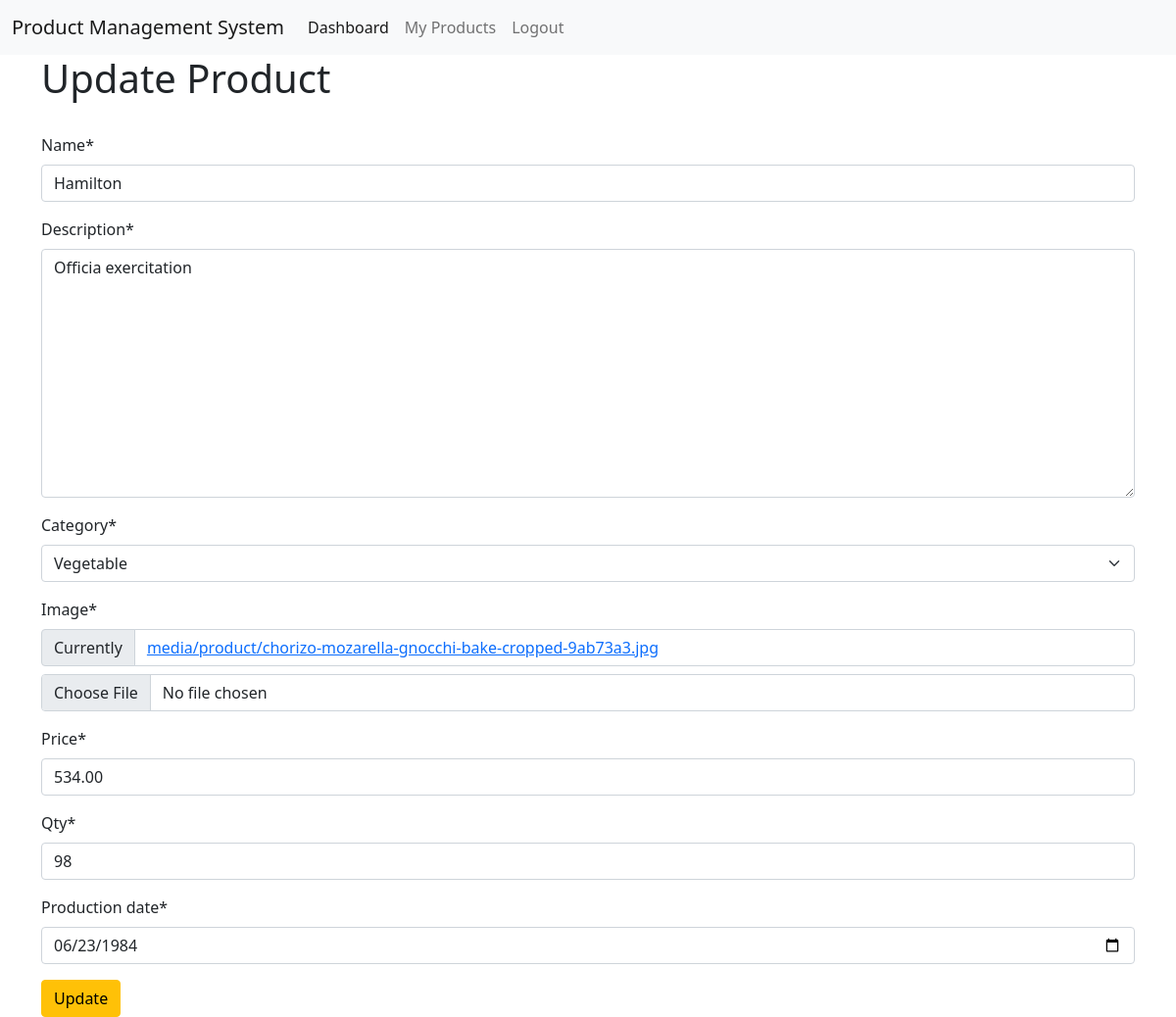
/update-product/1 (signed in), run on the app's committed database.
### product_app/models.py (models this page shows, shortened)
class ProductModel(models.Model):
    CATEGORY_TYPES =[
        ('Vegetable','Vegetable'),
        ('Fishes','Fishes'),
        ('Fruits','Fruits'),
    ]
    name = models.CharField(max_length=100,null=True)
    description = models.TextField(null=True)
    category = models.CharField(choices=CATEGORY_TYPES,max_length=20,null=True)
    image = models.ImageField(upload_to='media/product',null=True)
    price = models.DecimalField(max_digits=20,decimal_places=2,null=True)
    qty = models.PositiveIntegerField(null=True)
    total_amount = models.FloatField(null=True)
    production_date = models.DateField(null=True)
    created_by = models.ForeignKey(
        ProductUserModel,
        on_delete=models.CASCADE,
        related_name='products',
        null=True)

### product_app/views.py (the view)
# urls.py: path('update-product/<str:p_id>',update_product, name='update_product'),
@login_required
def update_product(request,p_id):
    if request.method == 'POST':
        product = ProductModel.objects.get(id = p_id )
        p_data = ProductForm(request.POST,request.FILES,instance = product)
        if p_data.is_valid():
            product= p_data.save(commit=False)
            product.total_amount=product.price * product.qty
            product.save()
            return redirect('my_products')
    else:
        product = ProductModel.objects.get(id = p_id )
        p_data = ProductForm(instance = product)
        context = {
            'p_data':p_data
        }
    return render(request, 'pages/update_product.html',context)

### product_app/forms.py
class ProductForm(forms.ModelForm):
    class Meta:
        model = ProductModel
        fields = '__all__'
        widgets = {
            'production_date': forms.DateInput(attrs={'type':'date'})
        }
        exclude = ['total_amount','created_by']

### product_app/templates/pages/update_product.html (shortened to what this page needs)
{% extends 'master/base.html' %}
{% load crispy_forms_tags %}
{% block content %}
<h1>Update Product</h1>
<br>
<form action="" method="POSt" enctype="multipart/form-data">
    {{p_data | crispy }}
    <button type="submit" class="btn btn-warning">Update</button>
</form>
{% endblock content %}

### data on the page
ProductModel: name "Hamilton", description "Officia exercitation", category "Vegetable", price "534.00", qty "98", production_date "06/23/1984"
